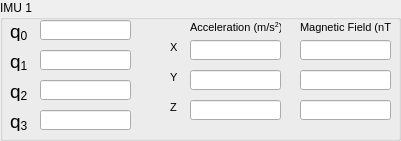
  <widget class="QGroupBox" name="groupBox_IMU1">
   <property name="geometry">
    <rect>
     <x>10</x>
     <y>50</y>
     <width>401</width>
     <height>141</height>
    </rect>
   </property>
   <property name="title">
    <string>IMU 1</string>
   </property>
   <widget class="QLabel" name="label_5">
    <property name="geometry">
     <rect>
      <x>10</x>
      <y>20</y>
      <width>21</width>
      <height>21</height>
     </rect>
    </property>
    <property name="text">
     <string>&lt;!DOCTYPE HTML PUBLIC &quot;-//W3C//DTD HTML 4.0//EN&quot; &quot;http://www.w3.org/TR/REC-html40/strict.dtd&quot;&gt;
&lt;html&gt;&lt;head&gt;&lt;meta name=&quot;qrichtext&quot; content=&quot;1&quot; /&gt;&lt;style type=&quot;text/css&quot;&gt;
p, li { white-space: pre-wrap; }
&lt;/style&gt;&lt;/head&gt;&lt;body style=&quot; font-family:'MS Shell Dlg 2'; font-size:8.25pt; font-weight:400; font-style:normal;&quot;&gt;
&lt;p style=&quot; margin-top:12px; margin-bottom:12px; margin-left:0px; margin-right:0px; -qt-block-indent:0; text-indent:0px;&quot;&gt;&lt;span style=&quot; font-family:'Courier New,courier'; font-size:14pt;&quot;&gt;q&lt;/span&gt;&lt;span style=&quot; font-family:'Courier New,courier'; font-size:14pt; vertical-align:sub;&quot;&gt;0&lt;/span&gt;&lt;/p&gt;&lt;/body&gt;&lt;/html&gt;</string>
    </property>
   </widget>
   <widget class="QLabel" name="label_6">
    <property name="geometry">
     <rect>
      <x>10</x>
      <y>50</y>
      <width>21</width>
      <height>21</height>
     </rect>
    </property>
    <property name="text">
     <string>&lt;!DOCTYPE HTML PUBLIC &quot;-//W3C//DTD HTML 4.0//EN&quot; &quot;http://www.w3.org/TR/REC-html40/strict.dtd&quot;&gt;
&lt;html&gt;&lt;head&gt;&lt;meta name=&quot;qrichtext&quot; content=&quot;1&quot; /&gt;&lt;style type=&quot;text/css&quot;&gt;
p, li { white-space: pre-wrap; }
&lt;/style&gt;&lt;/head&gt;&lt;body style=&quot; font-family:'MS Shell Dlg 2'; font-size:8.25pt; font-weight:400; font-style:normal;&quot;&gt;
&lt;p style=&quot; margin-top:12px; margin-bottom:12px; margin-left:0px; margin-right:0px; -qt-block-indent:0; text-indent:0px;&quot;&gt;&lt;span style=&quot; font-family:'Courier New,courier'; font-size:14pt;&quot;&gt;q&lt;/span&gt;&lt;span style=&quot; font-family:'Courier New,courier'; font-size:14pt; vertical-align:sub;&quot;&gt;1&lt;/span&gt;&lt;/p&gt;&lt;/body&gt;&lt;/html&gt;</string>
    </property>
   </widget>
   <widget class="QLabel" name="label_7">
    <property name="geometry">
     <rect>
      <x>10</x>
      <y>80</y>
      <width>21</width>
      <height>21</height>
     </rect>
    </property>
    <property name="text">
     <string>&lt;!DOCTYPE HTML PUBLIC &quot;-//W3C//DTD HTML 4.0//EN&quot; &quot;http://www.w3.org/TR/REC-html40/strict.dtd&quot;&gt;
&lt;html&gt;&lt;head&gt;&lt;meta name=&quot;qrichtext&quot; content=&quot;1&quot; /&gt;&lt;style type=&quot;text/css&quot;&gt;
p, li { white-space: pre-wrap; }
&lt;/style&gt;&lt;/head&gt;&lt;body style=&quot; font-family:'MS Shell Dlg 2'; font-size:8.25pt; font-weight:400; font-style:normal;&quot;&gt;
&lt;p style=&quot; margin-top:12px; margin-bottom:12px; margin-left:0px; margin-right:0px; -qt-block-indent:0; text-indent:0px;&quot;&gt;&lt;span style=&quot; font-family:'Courier New,courier'; font-size:14pt;&quot;&gt;q&lt;/span&gt;&lt;span style=&quot; font-family:'Courier New,courier'; font-size:14pt; vertical-align:sub;&quot;&gt;2&lt;/span&gt;&lt;/p&gt;&lt;/body&gt;&lt;/html&gt;</string>
    </property>
   </widget>
   <widget class="QLabel" name="label_8">
    <property name="geometry">
     <rect>
      <x>10</x>
      <y>110</y>
      <width>21</width>
      <height>21</height>
     </rect>
    </property>
    <property name="text">
     <string>&lt;!DOCTYPE HTML PUBLIC &quot;-//W3C//DTD HTML 4.0//EN&quot; &quot;http://www.w3.org/TR/REC-html40/strict.dtd&quot;&gt;
&lt;html&gt;&lt;head&gt;&lt;meta name=&quot;qrichtext&quot; content=&quot;1&quot; /&gt;&lt;style type=&quot;text/css&quot;&gt;
p, li { white-space: pre-wrap; }
&lt;/style&gt;&lt;/head&gt;&lt;body style=&quot; font-family:'MS Shell Dlg 2'; font-size:8.25pt; font-weight:400; font-style:normal;&quot;&gt;
&lt;p style=&quot; margin-top:12px; margin-bottom:12px; margin-left:0px; margin-right:0px; -qt-block-indent:0; text-indent:0px;&quot;&gt;&lt;span style=&quot; font-family:'Courier New,courier'; font-size:14pt;&quot;&gt;q&lt;/span&gt;&lt;span style=&quot; font-family:'Courier New,courier'; font-size:14pt; vertical-align:sub;&quot;&gt;3&lt;/span&gt;&lt;/p&gt;&lt;/body&gt;&lt;/html&gt;</string>
    </property>
   </widget>
   <widget class="QLineEdit" name="ADCS_IUM1_q0">
    <property name="geometry">
     <rect>
      <x>40</x>
      <y>20</y>
      <width>91</width>
      <height>20</height>
     </rect>
    </property>
   </widget>
   <widget class="QLineEdit" name="ADCS_IUM1_q1">
    <property name="geometry">
     <rect>
      <x>40</x>
      <y>50</y>
      <width>91</width>
      <height>20</height>
     </rect>
    </property>
   </widget>
   <widget class="QLineEdit" name="ADCS_IUM1_q2">
    <property name="geometry">
     <rect>
      <x>40</x>
      <y>80</y>
      <width>91</width>
      <height>20</height>
     </rect>
    </property>
   </widget>
   <widget class="QLineEdit" name="ADCS_IUM1_q3">
    <property name="geometry">
     <rect>
      <x>40</x>
      <y>110</y>
      <width>91</width>
      <height>20</height>
     </rect>
    </property>
   </widget>
   <widget class="QLabel" name="label_9">
    <property name="geometry">
     <rect>
      <x>190</x>
      <y>20</y>
      <width>91</width>
      <height>16</height>
     </rect>
    </property>
    <property name="text">
     <string>&lt;!DOCTYPE HTML PUBLIC &quot;-//W3C//DTD HTML 4.0//EN&quot; &quot;http://www.w3.org/TR/REC-html40/strict.dtd&quot;&gt;
&lt;html&gt;&lt;head&gt;&lt;meta name=&quot;qrichtext&quot; content=&quot;1&quot; /&gt;&lt;style type=&quot;text/css&quot;&gt;
p, li { white-space: pre-wrap; }
&lt;/style&gt;&lt;/head&gt;&lt;body style=&quot; font-family:'MS Shell Dlg 2'; font-size:8.25pt; font-weight:400; font-style:normal;&quot;&gt;
&lt;p style=&quot; margin-top:0px; margin-bottom:0px; margin-left:0px; margin-right:0px; -qt-block-indent:0; text-indent:0px;&quot;&gt;&lt;span style=&quot; font-size:8pt;&quot;&gt;Acceleration (m/s&lt;/span&gt;&lt;span style=&quot; font-size:8pt; vertical-align:super;&quot;&gt;2&lt;/span&gt;&lt;span style=&quot; font-size:8pt;&quot;&gt;)&lt;/span&gt;&lt;/p&gt;&lt;/body&gt;&lt;/html&gt;</string>
    </property>
   </widget>
   <widget class="QLabel" name="label_10">
    <property name="geometry">
     <rect>
      <x>300</x>
      <y>20</y>
      <width>91</width>
      <height>16</height>
     </rect>
    </property>
    <property name="text">
     <string>&lt;!DOCTYPE HTML PUBLIC &quot;-//W3C//DTD HTML 4.0//EN&quot; &quot;http://www.w3.org/TR/REC-html40/strict.dtd&quot;&gt;
&lt;html&gt;&lt;head&gt;&lt;meta name=&quot;qrichtext&quot; content=&quot;1&quot; /&gt;&lt;style type=&quot;text/css&quot;&gt;
p, li { white-space: pre-wrap; }
&lt;/style&gt;&lt;/head&gt;&lt;body style=&quot; font-family:'MS Shell Dlg 2'; font-size:8.25pt; font-weight:400; font-style:normal;&quot;&gt;
&lt;p style=&quot; margin-top:0px; margin-bottom:0px; margin-left:0px; margin-right:0px; -qt-block-indent:0; text-indent:0px;&quot;&gt;&lt;span style=&quot; font-size:8pt;&quot;&gt;Magnetic Field (nT)&lt;/span&gt;&lt;/p&gt;&lt;/body&gt;&lt;/html&gt;</string>
    </property>
   </widget>
   <widget class="QLabel" name="label_11">
    <property name="geometry">
     <rect>
      <x>170</x>
      <y>40</y>
      <width>16</width>
      <height>16</height>
     </rect>
    </property>
    <property name="text">
     <string>&lt;!DOCTYPE HTML PUBLIC &quot;-//W3C//DTD HTML 4.0//EN&quot; &quot;http://www.w3.org/TR/REC-html40/strict.dtd&quot;&gt;
&lt;html&gt;&lt;head&gt;&lt;meta name=&quot;qrichtext&quot; content=&quot;1&quot; /&gt;&lt;style type=&quot;text/css&quot;&gt;
p, li { white-space: pre-wrap; }
&lt;/style&gt;&lt;/head&gt;&lt;body style=&quot; font-family:'MS Shell Dlg 2'; font-size:8.25pt; font-weight:400; font-style:normal;&quot;&gt;
&lt;p style=&quot; margin-top:0px; margin-bottom:0px; margin-left:0px; margin-right:0px; -qt-block-indent:0; text-indent:0px;&quot;&gt;&lt;span style=&quot; font-size:8pt;&quot;&gt;X&lt;/span&gt;&lt;/p&gt;&lt;/body&gt;&lt;/html&gt;</string>
    </property>
   </widget>
   <widget class="QLabel" name="label_12">
    <property name="geometry">
     <rect>
      <x>170</x>
      <y>70</y>
      <width>16</width>
      <height>16</height>
     </rect>
    </property>
    <property name="text">
     <string>&lt;!DOCTYPE HTML PUBLIC &quot;-//W3C//DTD HTML 4.0//EN&quot; &quot;http://www.w3.org/TR/REC-html40/strict.dtd&quot;&gt;
&lt;html&gt;&lt;head&gt;&lt;meta name=&quot;qrichtext&quot; content=&quot;1&quot; /&gt;&lt;style type=&quot;text/css&quot;&gt;
p, li { white-space: pre-wrap; }
&lt;/style&gt;&lt;/head&gt;&lt;body style=&quot; font-family:'MS Shell Dlg 2'; font-size:8.25pt; font-weight:400; font-style:normal;&quot;&gt;
&lt;p style=&quot; margin-top:0px; margin-bottom:0px; margin-left:0px; margin-right:0px; -qt-block-indent:0; text-indent:0px;&quot;&gt;&lt;span style=&quot; font-size:8pt;&quot;&gt;Y&lt;/span&gt;&lt;/p&gt;&lt;/body&gt;&lt;/html&gt;</string>
    </property>
   </widget>
   <widget class="QLabel" name="label_13">
    <property name="geometry">
     <rect>
      <x>170</x>
      <y>100</y>
      <width>16</width>
      <height>16</height>
     </rect>
    </property>
    <property name="text">
     <string>&lt;!DOCTYPE HTML PUBLIC &quot;-//W3C//DTD HTML 4.0//EN&quot; &quot;http://www.w3.org/TR/REC-html40/strict.dtd&quot;&gt;
&lt;html&gt;&lt;head&gt;&lt;meta name=&quot;qrichtext&quot; content=&quot;1&quot; /&gt;&lt;style type=&quot;text/css&quot;&gt;
p, li { white-space: pre-wrap; }
&lt;/style&gt;&lt;/head&gt;&lt;body style=&quot; font-family:'MS Shell Dlg 2'; font-size:8.25pt; font-weight:400; font-style:normal;&quot;&gt;
&lt;p style=&quot; margin-top:0px; margin-bottom:0px; margin-left:0px; margin-right:0px; -qt-block-indent:0; text-indent:0px;&quot;&gt;&lt;span style=&quot; font-size:8pt;&quot;&gt;Z&lt;/span&gt;&lt;/p&gt;&lt;/body&gt;&lt;/html&gt;</string>
    </property>
   </widget>
   <widget class="QLineEdit" name="ADCS_IUM1_Acc_X">
    <property name="geometry">
     <rect>
      <x>190</x>
      <y>40</y>
      <width>91</width>
      <height>20</height>
     </rect>
    </property>
   </widget>
   <widget class="QLineEdit" name="ADCS_IUM1_Acc_Y">
    <property name="geometry">
     <rect>
      <x>190</x>
      <y>70</y>
      <width>91</width>
      <height>20</height>
     </rect>
    </property>
   </widget>
   <widget class="QLineEdit" name="ADCS_IUM1_Acc_Z">
    <property name="geometry">
     <rect>
      <x>190</x>
      <y>100</y>
      <width>91</width>
      <height>20</height>
     </rect>
    </property>
   </widget>
   <widget class="QLineEdit" name="ADCS_IUM1_MagF_X">
    <property name="geometry">
     <rect>
      <x>300</x>
      <y>40</y>
      <width>91</width>
      <height>20</height>
     </rect>
    </property>
   </widget>
   <widget class="QLineEdit" name="ADCS_IUM1_MagF_Y">
    <property name="geometry">
     <rect>
      <x>300</x>
      <y>70</y>
      <width>91</width>
      <height>20</height>
     </rect>
    </property>
   </widget>
   <widget class="QLineEdit" name="ADCS_IUM1_MagF_Z">
    <property name="geometry">
     <rect>
      <x>300</x>
      <y>100</y>
      <width>91</width>
      <height>20</height>
     </rect>
    </property>
   </widget>
  </widget>
